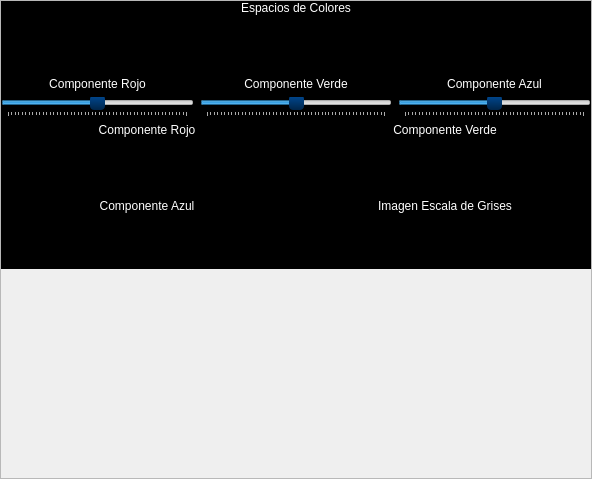
<?xml version="1.0" encoding="UTF-8"?>
<ui version="4.0">
 <class>sim_U4_T2</class>
 <widget class="QWidget" name="sim_U4_T2">
  <property name="geometry">
   <rect>
    <x>0</x>
    <y>0</y>
    <width>592</width>
    <height>479</height>
   </rect>
  </property>
  <property name="windowTitle">
   <string>Sim_U4_T2</string>
  </property>
  <property name="styleSheet">
   <string notr="true">QWidget#sim_U4_T2{
background-color:rgba(0,0,0,0);
}</string>
  </property>
  <layout class="QVBoxLayout" name="verticalLayout">
   <property name="leftMargin">
    <number>0</number>
   </property>
   <property name="topMargin">
    <number>0</number>
   </property>
   <property name="rightMargin">
    <number>0</number>
   </property>
   <property name="bottomMargin">
    <number>0</number>
   </property>
   <item>
    <widget class="QScrollArea" name="scrollArea">
     <property name="widgetResizable">
      <bool>true</bool>
     </property>
     <widget class="QWidget" name="scrollAreaWidgetContents">
      <property name="geometry">
       <rect>
        <x>0</x>
        <y>0</y>
        <width>590</width>
        <height>287</height>
       </rect>
      </property>
      <property name="sizePolicy">
       <sizepolicy hsizetype="Preferred" vsizetype="Fixed">
        <horstretch>0</horstretch>
        <verstretch>0</verstretch>
       </sizepolicy>
      </property>
      <property name="styleSheet">
       <string notr="true">QWidget#scrollAreaWidgetContents{
background-color:rgb(0,0,0);
}
QLabel{
color:white;
}
QSlider::handle:horizontal {
background: qlineargradient(spread:pad, x1:0.505, y1:0, x2:0.500318, y2:1, stop:0 rgba(0, 74, 148, 255), stop:1 rgba(0, 37, 74, 255));
width: 18px;
margin: -2px 0; /* handle is placed by default on the contents rect of the groove. Expand outside the groove */
border-radius: 4px;
}
QSlider::handle:horizontal:hover {
background: qlineargradient(spread:pad, x1:0.527773, y1:0, x2:0.517, y2:0.977409, stop:0 rgba(255, 183, 0, 255), stop:1 rgba(193, 148, 12, 255));
}</string>
      </property>
      <layout class="QVBoxLayout" name="verticalLayout_2">
       <property name="leftMargin">
        <number>0</number>
       </property>
       <property name="topMargin">
        <number>0</number>
       </property>
       <property name="rightMargin">
        <number>0</number>
       </property>
       <property name="bottomMargin">
        <number>0</number>
       </property>
       <item>
        <widget class="QLabel" name="label">
         <property name="text">
          <string>Espacios de Colores</string>
         </property>
         <property name="alignment">
          <set>Qt::AlignCenter</set>
         </property>
        </widget>
       </item>
       <item>
        <widget class="CustomPlotWidget" name="cp_1" native="true">
         <property name="minimumSize">
          <size>
           <width>0</width>
           <height>50</height>
          </size>
         </property>
        </widget>
       </item>
       <item>
        <layout class="QGridLayout" name="gridLayout">
         <item row="0" column="0">
          <widget class="QLabel" name="label_2">
           <property name="text">
            <string>Componente Rojo</string>
           </property>
           <property name="alignment">
            <set>Qt::AlignCenter</set>
           </property>
          </widget>
         </item>
         <item row="0" column="1">
          <widget class="QLabel" name="label_3">
           <property name="text">
            <string>Componente Verde</string>
           </property>
           <property name="alignment">
            <set>Qt::AlignCenter</set>
           </property>
          </widget>
         </item>
         <item row="0" column="2">
          <widget class="QLabel" name="label_4">
           <property name="text">
            <string>Componente Azul</string>
           </property>
           <property name="alignment">
            <set>Qt::AlignCenter</set>
           </property>
          </widget>
         </item>
         <item row="1" column="0">
          <widget class="QSlider" name="sl_r">
           <property name="minimum">
            <number>-255</number>
           </property>
           <property name="maximum">
            <number>255</number>
           </property>
           <property name="singleStep">
            <number>5</number>
           </property>
           <property name="orientation">
            <enum>Qt::Horizontal</enum>
           </property>
           <property name="invertedAppearance">
            <bool>false</bool>
           </property>
           <property name="invertedControls">
            <bool>false</bool>
           </property>
           <property name="tickPosition">
            <enum>QSlider::TicksBelow</enum>
           </property>
           <property name="tickInterval">
            <number>10</number>
           </property>
          </widget>
         </item>
         <item row="1" column="1">
          <widget class="QSlider" name="sl_g">
           <property name="minimum">
            <number>-255</number>
           </property>
           <property name="maximum">
            <number>255</number>
           </property>
           <property name="singleStep">
            <number>5</number>
           </property>
           <property name="orientation">
            <enum>Qt::Horizontal</enum>
           </property>
           <property name="invertedAppearance">
            <bool>false</bool>
           </property>
           <property name="invertedControls">
            <bool>false</bool>
           </property>
           <property name="tickPosition">
            <enum>QSlider::TicksBelow</enum>
           </property>
           <property name="tickInterval">
            <number>10</number>
           </property>
          </widget>
         </item>
         <item row="1" column="2">
          <widget class="QSlider" name="sl_b">
           <property name="minimum">
            <number>-255</number>
           </property>
           <property name="maximum">
            <number>255</number>
           </property>
           <property name="singleStep">
            <number>5</number>
           </property>
           <property name="orientation">
            <enum>Qt::Horizontal</enum>
           </property>
           <property name="invertedAppearance">
            <bool>false</bool>
           </property>
           <property name="invertedControls">
            <bool>false</bool>
           </property>
           <property name="tickPosition">
            <enum>QSlider::TicksBelow</enum>
           </property>
           <property name="tickInterval">
            <number>10</number>
           </property>
          </widget>
         </item>
        </layout>
       </item>
       <item>
        <layout class="QGridLayout" name="gridLayout_2">
         <item row="0" column="0">
          <widget class="QLabel" name="label_5">
           <property name="text">
            <string>Componente Rojo</string>
           </property>
           <property name="alignment">
            <set>Qt::AlignCenter</set>
           </property>
          </widget>
         </item>
         <item row="0" column="1">
          <widget class="QLabel" name="label_6">
           <property name="text">
            <string>Componente Verde</string>
           </property>
           <property name="alignment">
            <set>Qt::AlignCenter</set>
           </property>
          </widget>
         </item>
         <item row="1" column="0">
          <widget class="CustomPlotWidget" name="cp_2" native="true">
           <property name="minimumSize">
            <size>
             <width>0</width>
             <height>50</height>
            </size>
           </property>
          </widget>
         </item>
         <item row="1" column="1">
          <widget class="CustomPlotWidget" name="cp_3" native="true">
           <property name="minimumSize">
            <size>
             <width>0</width>
             <height>50</height>
            </size>
           </property>
          </widget>
         </item>
         <item row="2" column="0">
          <widget class="QLabel" name="label_7">
           <property name="text">
            <string>Componente Azul</string>
           </property>
           <property name="alignment">
            <set>Qt::AlignCenter</set>
           </property>
          </widget>
         </item>
         <item row="2" column="1">
          <widget class="QLabel" name="label_8">
           <property name="text">
            <string>Imagen Escala de Grises</string>
           </property>
           <property name="alignment">
            <set>Qt::AlignCenter</set>
           </property>
          </widget>
         </item>
         <item row="3" column="0">
          <widget class="CustomPlotWidget" name="cp_4" native="true">
           <property name="minimumSize">
            <size>
             <width>0</width>
             <height>50</height>
            </size>
           </property>
          </widget>
         </item>
         <item row="3" column="1">
          <widget class="CustomPlotWidget" name="cp_5" native="true">
           <property name="minimumSize">
            <size>
             <width>0</width>
             <height>50</height>
            </size>
           </property>
          </widget>
         </item>
        </layout>
       </item>
      </layout>
     </widget>
    </widget>
   </item>
  </layout>
 </widget>
 <customwidgets>
  <customwidget>
   <class>CustomPlotWidget</class>
   <extends>QWidget</extends>
   <header>clases.PlotWidget</header>
   <container>1</container>
  </customwidget>
 </customwidgets>
 <resources/>
 <connections/>
</ui>
